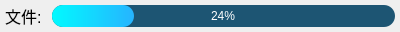
<?xml version="1.0" encoding="UTF-8"?>
<ui version="4.0">
 <class>DataProgress</class>
 <widget class="QWidget" name="DataProgress">
  <property name="geometry">
   <rect>
    <x>0</x>
    <y>0</y>
    <width>400</width>
    <height>32</height>
   </rect>
  </property>
  <property name="maximumSize">
   <size>
    <width>16777215</width>
    <height>32</height>
   </size>
  </property>
  <property name="windowTitle">
   <string>Form</string>
  </property>
  <layout class="QHBoxLayout" name="horizontalLayout">
   <property name="leftMargin">
    <number>5</number>
   </property>
   <property name="topMargin">
    <number>5</number>
   </property>
   <property name="rightMargin">
    <number>5</number>
   </property>
   <property name="bottomMargin">
    <number>5</number>
   </property>
   <item>
    <widget class="QLabel" name="label">
     <property name="minimumSize">
      <size>
       <width>0</width>
       <height>22</height>
      </size>
     </property>
     <property name="maximumSize">
      <size>
       <width>16777215</width>
       <height>16777215</height>
      </size>
     </property>
     <property name="font">
      <font>
       <pointsize>12</pointsize>
      </font>
     </property>
     <property name="text">
      <string>文件: </string>
     </property>
    </widget>
   </item>
   <item>
    <widget class="QProgressBar" name="progressBar">
     <property name="styleSheet">
      <string notr="true">QProgressBar::chunk {
	border-radius:11px;
	background:qlineargradient(spread:pad,x1:0,y1:0,x2:1,y2:0,stop:0 #01FAFF,stop:1  #26B4FF);
}

QProgressBar#progressBar {
	height:22px;
	text-align:center;/*文本位置*/
	font-size:12px;
	color:white;
	border-radius:11px;
	background: #1D5573 ;
}</string>
     </property>
     <property name="value">
      <number>24</number>
     </property>
    </widget>
   </item>
  </layout>
 </widget>
 <resources/>
 <connections/>
</ui>
